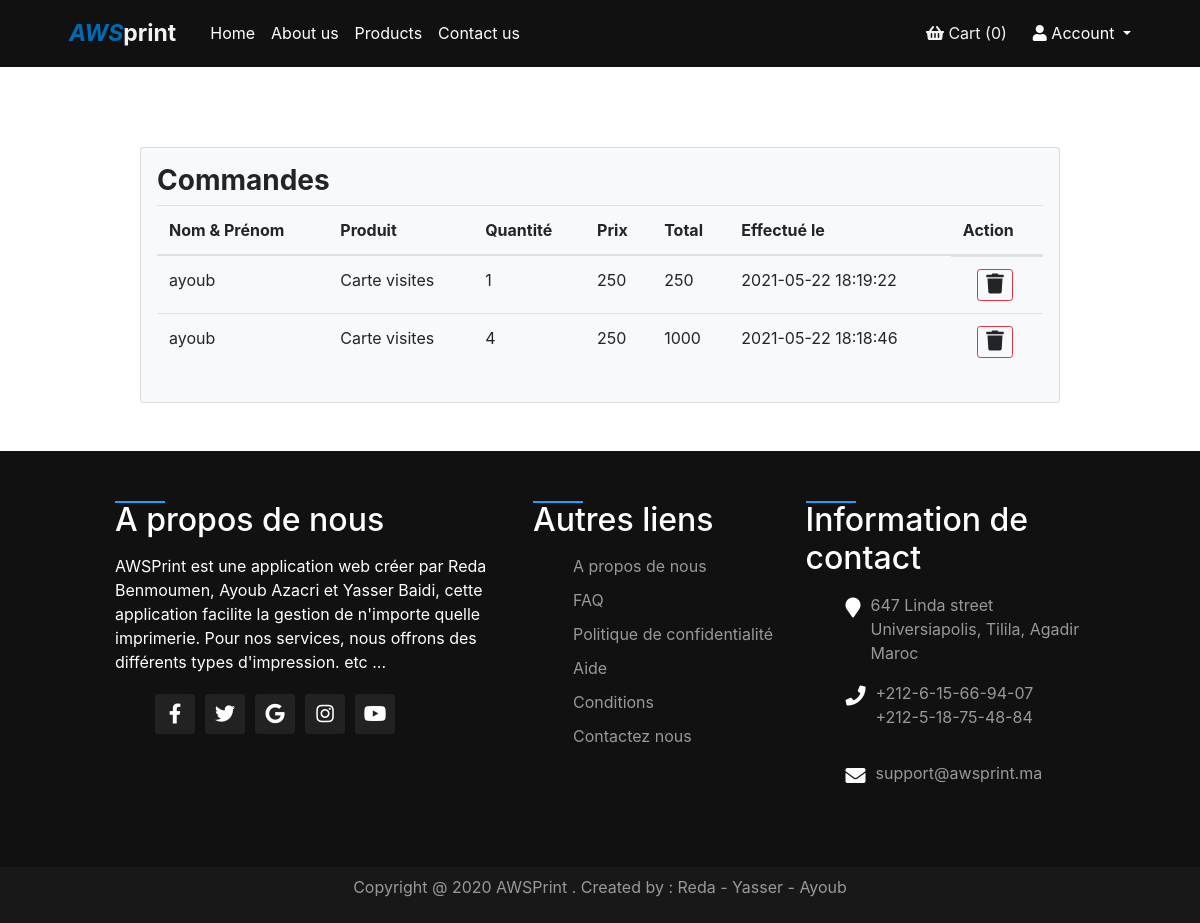
/orders (signed in), run on the app's committed database.
### tables this page shows
CREATE TABLE `orders` (
  `id` int(11) NOT NULL,
  `fullname` varchar(250) NOT NULL,
  `product` varchar(250) NOT NULL,
  `quantity` int(11) NOT NULL,
  `price` float NOT NULL,
  `total` int(11) NOT NULL,
  `created_at` timestamp NOT NULL DEFAULT current_timestamp(),
  `updated_at` timestamp NOT NULL DEFAULT current_timestamp()
);

### controllers/AdminController.php (called while the page is built)
<?php
class AdminController{
    public function index($page){
        include('views/admin/'.$page.'.php');
    }
}
?>

### autoload.php (called while the page is built, shortened)
<?php
function autoload($class_name){
    $array_paths = array(
        'database/',
        'app/classes/',
        'models/',
        'controllers/'
    );
    $parts = explode('\\',$class_name);
    $name = array_pop($parts);
    foreach($array_paths as $path){
        $file = sprintf($path.'%s.php',$name);
    }
}
?>

### database/DB.php (called while the page is built)
<?php
class DB{
    static public function connect(){
        $db = new PDO("mysql:host=localhost;dbname=imprimerie","root","");
        $db->exec('set names utf8');
        $db->setAttribute(PDO::ATTR_ERRMODE, PDO::ERRMODE_WARNING);
        return $db;
    }
}
?>

### models/Order.php (called while the page is built, shortened)
<?php
class Order{
    static public function getAll(){
        $stmt = DB::connect()-> prepare('SELECT * FROM orders ORDER BY created_at DESC');
        $stmt-> execute();
        return $stmt->fetchAll();
    }
}

### controllers/OrdersController.php (called while the page is built, shortened)
<?php
class OrdersController{
    public function getAllOrders(){
       $orders = Order::getAll();
       return $orders;
    }
}

### views/admin/orders.php (the view, shortened to what this page needs)
<?php
   if(isset($_SESSION["admin"]) && $_SESSION["admin"] == true){
    $data = new OrdersController();
    $orders = $data->getAllOrders();
   }else{
       Redirect::to("home");
   }
?>
<div class="container">
   <div class="row my-5">
    <div class="col-md-10 mx-auto">
        <div class="card bg-light p-3">
            <table class="table table-hover table-inverse">
                    <h3 class="font-weight-bold">Commandes</h3>
                <thead>
                    <tr>
                        <th>Nom & Prénom</th>
                        <th>Produit</th>
                        <th>Quantité</th>
                        <th>Prix</th>
                        <th>Total</th>
                        <th>Effectué le</th>
                        <th>Action</th>
                    </tr>
                </thead>
                <tbody>
                    <?php foreach($orders as $order) :?>
                    <tr>
                        <td><?php echo $order["fullname"]?></td>
                        <td><?php echo $order["product"]?></td>
                        <td><?php echo $order["quantity"]?></td>
                        <td><?php echo $order["price"]?></td>
                        <td><?php echo $order["total"]?></td>
                        <td><?php echo $order["created_at"]?></td>
                        <td class="d-flex flex-row justify-content-center align-items-center">
                            <a onclick="deleteFormOrder(<?php echo $order['id'];?>)" class="btn btn-sm btn-outline-danger mr-1"">
                                <i class="fa fa-trash"></i>
                            </a>
                        </td>
                    </tr>
                    <?php endforeach;?>
                </tbody>
            </table>
        </div>
    </div>
   </div>
</div>

### views/includes/navbar.php (style rules this page uses)
html { overflow-x :hidden; }

### views/includes/footer.php (style rules this page uses)
.btn i { font-size: 20px; transition: 0.2s linear; }

### data on the page
orders: fullname "ayoub", product "Carte visites", quantity "1", price "250", total "250", created_at "2021-05-22 18:19:22"
orders: fullname "ayoub", product "Carte visites", quantity "4", price "250", total "1000", created_at "2021-05-22 18:18:46"
